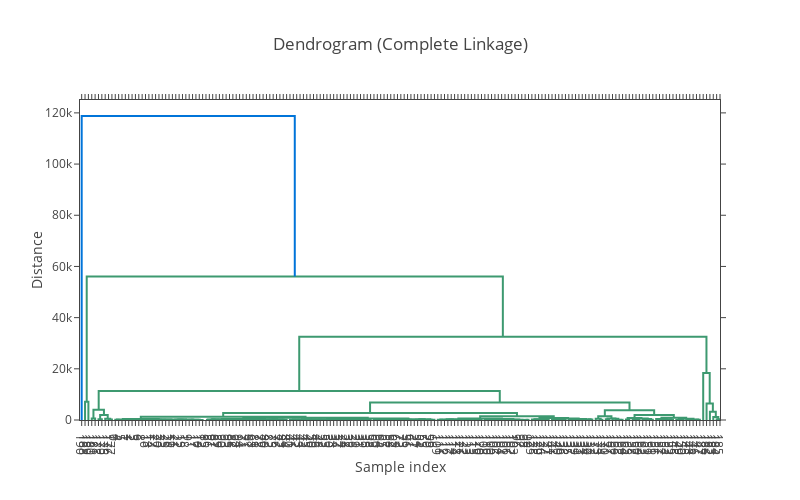

This figure's notebook cell:
### Code cell
# Menampilkan dendrogram menggunakan Plotly untuk metode 'average'
fig_complete = ff.create_dendrogram(linkage_matrix_complete)
fig_complete.update_layout(title='Dendrogram (Complete Linkage)',
                          xaxis_title='Sample index',
                          yaxis_title='Distance',
                          width=800, height=500)
fig_complete.show()
